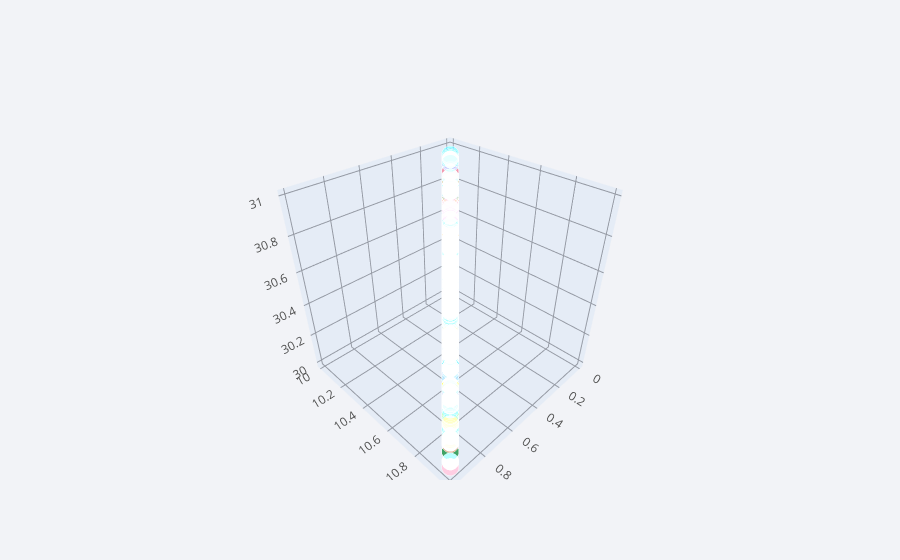

The code cell stored with this chart in its notebook:
### Code cell
df.iplot(x='A',y='A1',z='B1', kind='scatter3d')

### Figure 1 — Plotly figure (JSON) as saved in the notebook; plotly's stock layout.template omitted (floating-point values rounded to 4 significant figures; data arrays with more than 128 entries replaced by an {"elided": "..."} marker saying what was removed)
{"data": [{"marker": {"color": {"elided": "300 str values"}, "opacity": 0.8, "size": {"elided": "300 int values"}, "symbol": "circle"}, "mode": "markers", "text": {"elided": "300 str values"}, "type": "scatter3d", "x": {"elided": "300 float values"}, "y": {"elided": "300 float values"}, "z": {"elided": "300 float values"}}], "layout": {"legend": {"bgcolor": "#F2F3F7", "font": {"color": "#505050"}}, "paper_bgcolor": "#F2F3F7", "plot_bgcolor": "#F2F3F7", "scene": {"xaxis": {"gridcolor": "#9499A3", "showgrid": true, "tickfont": {"color": "#505050"}, "title": {"font": {"color": "#505050"}, "text": ""}, "zerolinecolor": "#9499A3"}, "yaxis": {"gridcolor": "#9499A3", "showgrid": true, "tickfont": {"color": "#505050"}, "title": {"font": {"color": "#505050"}, "text": ""}, "zerolinecolor": "#9499A3"}, "zaxis": {"gridcolor": "#9499A3", "showgrid": true, "tickfont": {"color": "#505050"}, "title": {"font": {"color": "#505050"}, "text": ""}, "zerolinecolor": "#9499A3"}}, "title": {"font": {"color": "#484848"}}}}
